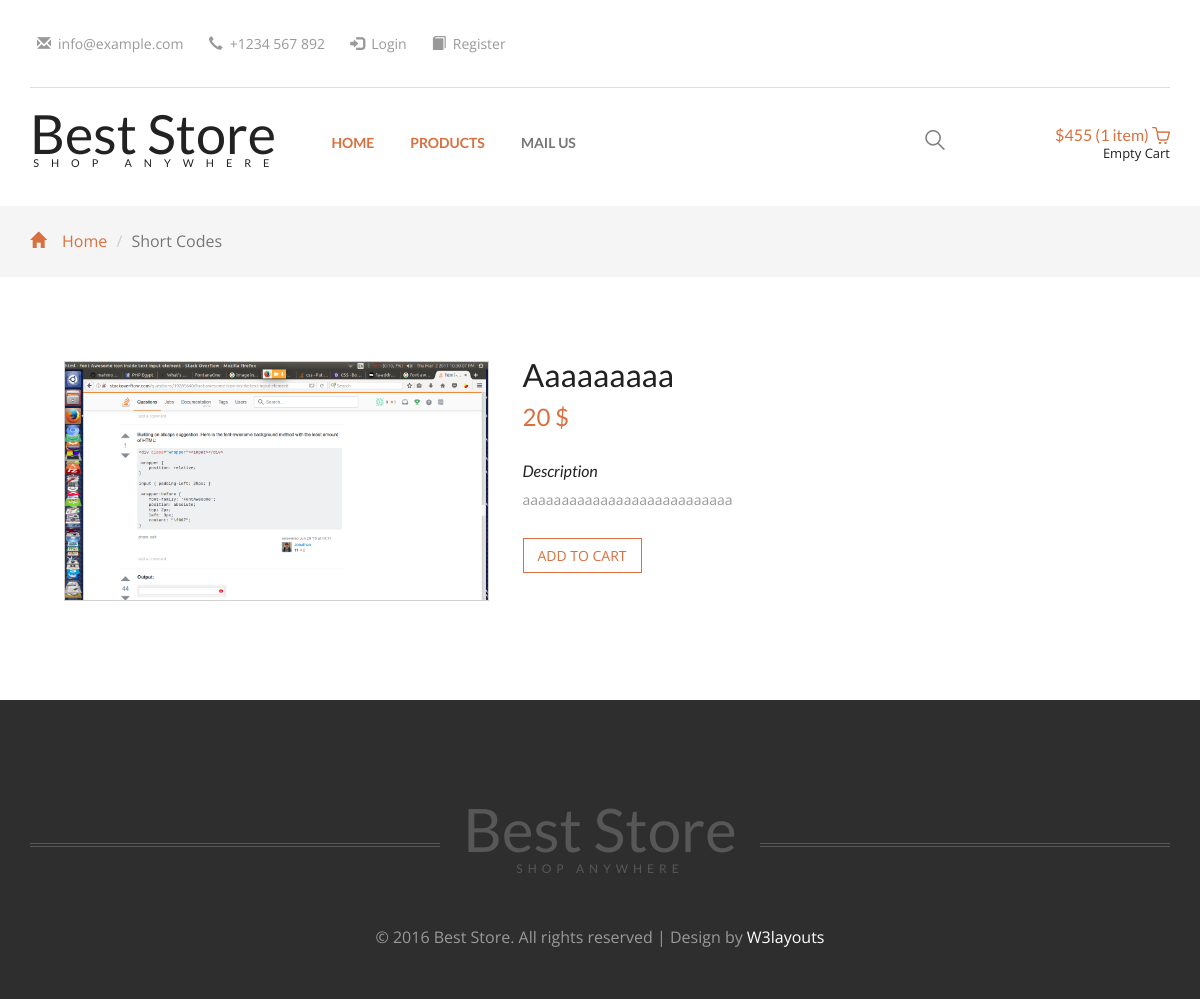
The page /single.php?id=10 on the database its author committed.
### tables this page shows
CREATE TABLE `products` (
  `id` int(11) NOT NULL,
  `cat_id` int(11) NOT NULL,
  `brand_id` int(11) NOT NULL,
  `title` varchar(200) NOT NULL,
  `description` text NOT NULL,
  `price` int(11) NOT NULL,
  `image` varchar(200) NOT NULL,
  `keywords` varchar(200) NOT NULL
);

### single.php (the view, shortened to what this page needs)
<?php
include('includes/header.php');
 ?>
	<div class="single">
 	<?php
	if(isset($_GET['id']))
	{
		$product_id = $_GET['id'];
		$query  = "SELECT * FROM products WHERE id = '$product_id'";
		$result = mysqli_query($con,$query);
		while($obj = mysqli_fetch_object($result))
		{
	?>
		<div class="container">
			<div class="col-md-12 single-right">
				<div class="col-md-5 single-right-left animated wow slideInUp" data-wow-delay=".5s">
					<div class="flexslider">
						<ul class="slides">
							<li data-thumb="admin/product_images/<?php echo $obj->image; ?>">
								<div class="thumb-image"> <img src="admin/product_images/<?php echo $obj->image; ?>" data-imagezoom="true" class="img-responsive"> </div>
							</li>
						</ul>
					</div>
						<link rel="stylesheet" href="css/flexslider.css" type="text/css" media="screen" />
				</div>
				<div class="col-md-7 single-right-left simpleCart_shelfItem animated wow slideInRight" data-wow-delay=".5s">
					<h3><?php echo $obj->title; ?></h3>
					<h4><span class="item_price"><?php echo $obj->price; ?> $</span></h4>
					<div class="description">
						<h5><i>Description</i></h5>
						<p><?php echo $obj->description; ?></p>
					</div>
					<div class="occasion-cart">
						<a class="item_add" href="#">add to cart </a>
					</div>
				</div>
			</div>
			<div class="clearfix"> </div>
		</div>
	<?php
		}
	}
	else
	{
		die("you are not allowed to go to the previus page");
	}
	?>
	</div>
<?php
include('includes/footer.php');
 ?>

### css/style.css (style rules this page uses)
html, body { font-size: 100%; background: #fff; font-family: 'Open Sans', sans-serif; }
p { margin:0; }
h1,h2,h3,h4,h5,h6 { font-family: 'Lato', sans-serif; margin:0; }
ul,label { margin:0; padding:0; }
.header-grid-left ul li a,.new-collections-grid1-image-pos a,.new-collections-grid1 h4 a,.login a,.register-home a,.checkout-right-basket a,.bootstrap-tab-text-grid-right ul li a,.occasion-cart a,input[type="submit"],.mail-grid-right1 ul li a,.categories ul li a,.new-products-grid-right-add-cart p a,.new-products-grid-right h4 a,.products-right-grid1-add-cart p a,.timer-grid-left h3 a,.new-collections-grid1-left p a,.copy-right p a,.footer-grid-sub-grid-right h4 a,input[type="submit"],.footer-grid ul li a { transition:.5s ease-in-out; -webkit-transition:.5s ease-in-out; -moz-transition:.5s ease-in-out; -o-transition:.5s ease-in-out; }
.banner-bottom,.new-collections,.checkout,.collections-bottom,.timer,.register,.products,.typo,.mail,.single,.login,.single-related-products { padding:5em 0; }
.new-collections-grid1-left p a,.occasion-cart a { font-size: 14px; color: #D8703F; margin: 0; text-decoration: none; text-transform: uppercase; padding: .5em 1em; border: 1px solid; }
.single-right-left h3 { text-transform:capitalize; font-size:2em; color:#212121; margin:0; }
.single-right-left h4 { color:#D8703F; font-size:1.5em; margin:.5em 0 1em; }
.description { margin:2em 0; }
.description h5 { color:#212121; font-size:1em; margin:0; }
.description p { font-size:14px; color:#999; line-height:1.8em; margin:0.5em 0 0; }

### css/flexslider.css (style rules this page uses)
.slides, .slides > li, .flex-control-nav, .flex-direction-nav { margin: 0; padding: 0; list-style: none; }
.flexslider { margin: 0; padding: 0; }
.flexslider .slides > li { display: none; -webkit-backface-visibility: hidden; }
.flexslider .slides img { width: 100%; display: block; }
.flexslider .slides:after { content: "\0020"; display: block; clear: both; visibility: hidden; line-height: 0; height: 0; }
.flexslider { margin: 0 0 10px; background: #ffffff; border: 4px solid #ffffff; position: relative; zoom: 1; -webkit-border-radius: 4px; -moz-border-radius: 4px; border-radius: 4px; -webkit-box-shadow: '' 0 1px 4px rgba(0, 0, 0, 0.2); -moz-box-shadow: '' 0 1px 4px rgba(0, 0, 0, 0.2); -o-box-shadow: '' 0 1px 4px rgba(0, 0, 0, 0.2); box-shadow: '' 0 1px 4px rgba(0, 0, 0, 0.2); }
.flexslider .slides { zoom: 1; }
.flexslider .slides img { height: auto; }

### rows shown on the page
products: image (picture), title "Aaaaaaaaa", price "20", description "aaaaaaaaaaaaaaaaaaaaaaaaaaa"

### other values the page prints
$price "455"
$items "1"
